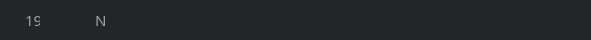
    <widget class="QGroupBox" name="RFIDgroupBox2_18">
     <property name="geometry">
      <rect>
       <x>6</x>
       <y>894</y>
       <width>591</width>
       <height>40</height>
      </rect>
     </property>
     <property name="styleSheet">
      <string notr="true">background-color: rgb(35, 38, 41);
border: 1px solid rgb(35, 38, 41);
border-radius: 17px</string>
     </property>
     <property name="title">
      <string/>
     </property>
     <widget class="QLabel" name="Rfidshno10_14">
      <property name="geometry">
       <rect>
        <x>20</x>
        <y>12</y>
        <width>21</width>
        <height>16</height>
       </rect>
      </property>
      <property name="font">
       <font>
        <family>AppleSDGothicNeoB00</family>
        <pointsize>11</pointsize>
        <weight>50</weight>
        <bold>false</bold>
       </font>
      </property>
      <property name="styleSheet">
       <string notr="true">color: rgb(159, 161, 162);</string>
      </property>
      <property name="text">
       <string>19</string>
      </property>
     </widget>
     <widget class="QLabel" name="RFIDaidm19">
      <property name="geometry">
       <rect>
        <x>90</x>
        <y>12</y>
        <width>41</width>
        <height>16</height>
       </rect>
      </property>
      <property name="font">
       <font>
        <family>AppleSDGothicNeoB00</family>
        <pointsize>11</pointsize>
        <weight>50</weight>
        <bold>false</bold>
       </font>
      </property>
      <property name="styleSheet">
       <string notr="true">color: rgb(159, 161, 162);</string>
      </property>
      <property name="text">
       <string>N</string>
      </property>
     </widget>
     <widget class="QLabel" name="M19IPlb">
      <property name="geometry">
       <rect>
        <x>290</x>
        <y>12</y>
        <width>121</width>
        <height>20</height>
       </rect>
      </property>
      <property name="font">
       <font>
        <family>AppleSDGothicNeoB00</family>
        <pointsize>11</pointsize>
        <weight>50</weight>
        <bold>false</bold>
       </font>
      </property>
      <property name="styleSheet">
       <string notr="true">color: rgb(159, 161, 162);</string>
      </property>
      <property name="text">
       <string/>
      </property>
     </widget>
     <widget class="QLabel" name="RFIDnote19">
      <property name="geometry">
       <rect>
        <x>410</x>
        <y>12</y>
        <width>151</width>
        <height>20</height>
       </rect>
      </property>
      <property name="font">
       <font>
        <family>AppleSDGothicNeoB00</family>
        <pointsize>11</pointsize>
        <weight>50</weight>
        <bold>false</bold>
       </font>
      </property>
      <property name="styleSheet">
       <string notr="true">color: rgb(159, 161, 162);</string>
      </property>
      <property name="text">
       <string/>
      </property>
     </widget>
     <widget class="QLabel" name="StateM19lb">
      <property name="geometry">
       <rect>
        <x>210</x>
        <y>10</y>
        <width>31</width>
        <height>21</height>
       </rect>
      </property>
      <property name="text">
       <string/>
      </property>
     </widget>
    </widget>
